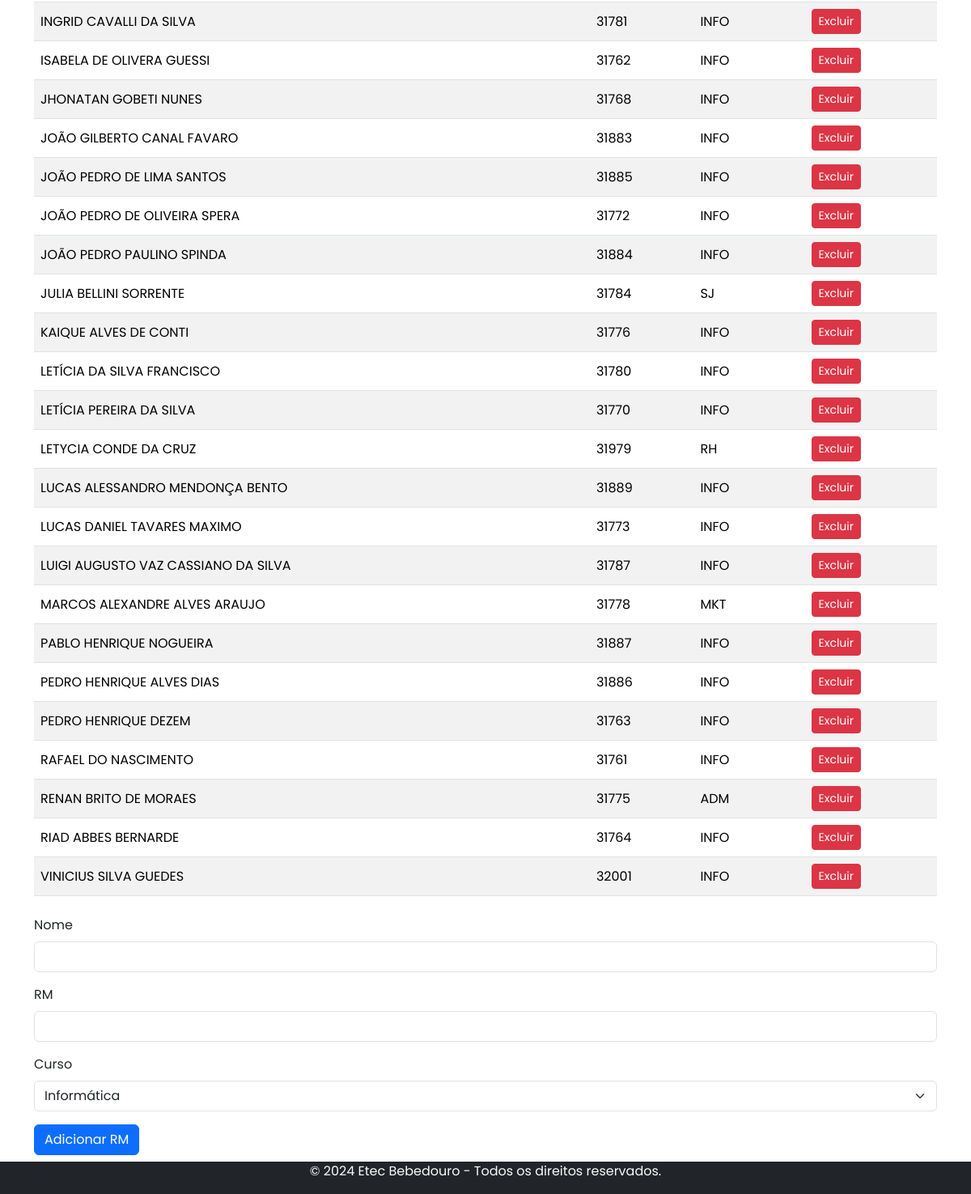
The page /Pages/ADM_VET.php (signed in, lower part) on the database as committed earlier.
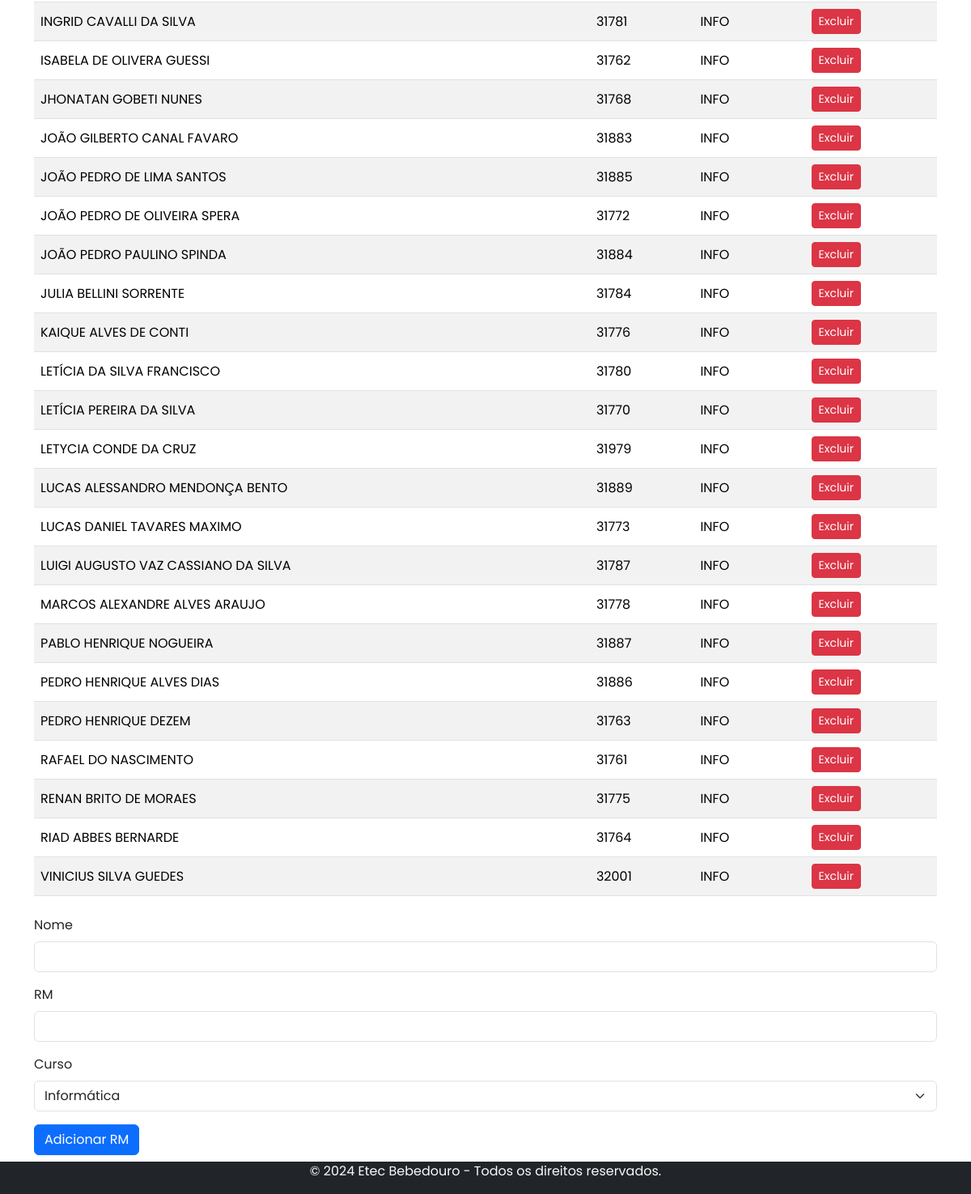
The same page on the database as committed later.
### tables this page shows
CREATE TABLE tbRM (
    nome VARCHAR(255) NOT NULL,
    rm INT(5) PRIMARY KEY,
    curso VARCHAR(4) NOT NULL,

    CONSTRAINT curso_check2 CHECK (curso IN ('INFO', 'ADM', 'RH', 'SJ', 'MKT'))
);

### Pages/ADM_VET.php (the view, shortened to what this page needs)
<?php
require "conexao.php";
?>
<!DOCTYPE html>
<html lang="en">
<head>
    <link rel="stylesheet" href="../style.css">
    <link href="https://cdn.jsdelivr.net/npm/bootstrap@5.3.3/dist/css/bootstrap.min.css" rel="stylesheet">
</head>
<body>
    <div class="container mt-5 pt-5">
        <table class="table table-striped">
            <tbody>
                <?php
                $cursoFiltro = isset($_GET['curso']) ? $_GET['curso'] : 'TODOS';
                $nomeFiltro = isset($_GET['nomeFiltro']) ? $_GET['nomeFiltro'] : '';
                if ($nomeFiltro && $cursoFiltro === 'TODOS') {
                    $sqlSelect = "SELECT * FROM tbRM WHERE nome LIKE ? ORDER BY nome ASC";
                    $stmtSelect = mysqli_prepare($conexao, $sqlSelect);
                    $nomeFiltro = "%$nomeFiltro%";
                    mysqli_stmt_bind_param($stmtSelect, "s", $nomeFiltro);
                } elseif ($cursoFiltro !== 'TODOS' && $nomeFiltro) {
                    $sqlSelect = "SELECT * FROM tbRM WHERE curso = ? AND nome LIKE ? ORDER BY nome ASC";
                    $stmtSelect = mysqli_prepare($conexao, $sqlSelect);
                    $nomeFiltro = "%$nomeFiltro%";
                    mysqli_stmt_bind_param($stmtSelect, "ss", $cursoFiltro, $nomeFiltro);
                } elseif ($cursoFiltro !== 'TODOS') {
                    $sqlSelect = "SELECT * FROM tbRM WHERE curso = ? ORDER BY nome ASC";
                    $stmtSelect = mysqli_prepare($conexao, $sqlSelect);
                    mysqli_stmt_bind_param($stmtSelect, "s", $cursoFiltro);
                } else {
                    $sqlSelect = "SELECT * FROM tbRM ORDER BY nome ASC";
                    $stmtSelect = mysqli_prepare($conexao, $sqlSelect);
                }
                mysqli_stmt_execute($stmtSelect);
                $resultSelect = mysqli_stmt_get_result($stmtSelect);
                while ($row = mysqli_fetch_assoc($resultSelect)) {
                    echo "<tr>";
                    echo "<td>{$row['nome']}</td>";
                    echo "<td>{$row['rm']}</td>";
                    echo "<td>{$row['curso']}</td>";
                    echo "<td>";
                    echo "<a href='?delete={$row['rm']}' class='btn btn-danger btn-sm' onclick=\"return confirm('Tem certeza que deseja excluir este registro?')\">Excluir</a>";
                    echo "</td>";
                    echo "</tr>";
                }
                ?>
            </tbody>
        </table>
        <form method="POST" class="mt-4">
            <div class="mb-3">
                <label for="nome" class="form-label">Nome</label>
                <input type="text" name="nome" class="form-control" id="nome" required>
            </div>
            <div class="mb-3">
                <label for="rm" class="form-label">RM</label>
                <input type="text" name="rm" class="form-control" id="rm" required>
            </div>
            <div class="mb-3">
                <label for="curso" class="form-label">Curso</label>
                <select name="curso" class="form-select" required>
                    <option value="INFO">Informática</option>
                </select>
            </div>
            <button type="submit" class="btn btn-primary mb-5">Adicionar RM</button>
        </form>
    </div>
    <footer class="bg-dark text-light text-center  fixed-bottom">
        <p>&copy; 2024 Etec Bebedouro - Todos os direitos reservados.</p>
    </footer>
</body>
</html>

Rows that differ between the two databases and show on the page:
changed tbrm "JULIA BELLINI SORRENTE": curso "SJ" → "INFO"
changed tbrm "LETYCIA CONDE DA CRUZ": curso "RH" → "INFO"
changed tbrm "MARCOS ALEXANDRE ALVES ARAUJO": curso "MKT" → "INFO"
changed tbrm "RENAN BRITO DE MORAES": curso "ADM" → "INFO"
